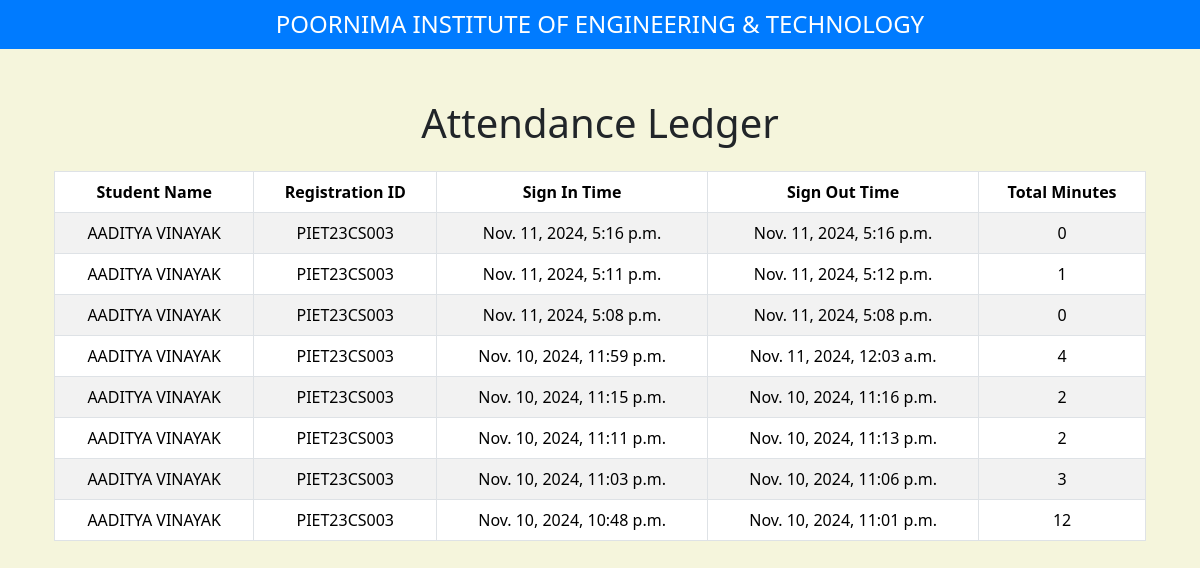
Page /ledger/ on the earlier database version.
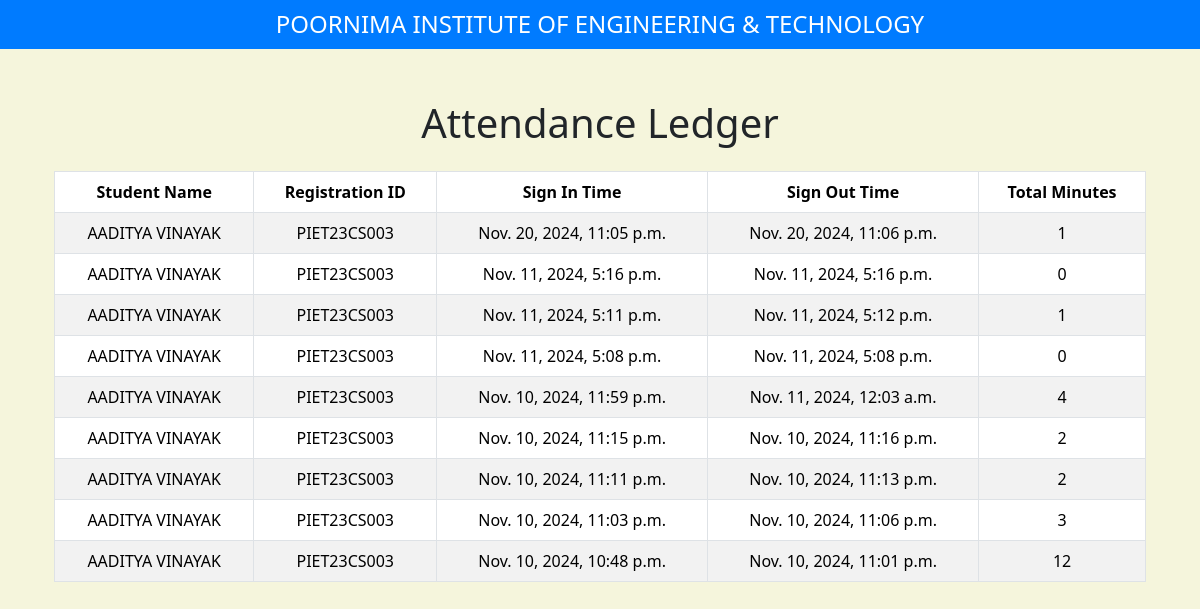
Same page on the later database version.
### main/models.py (models this page shows, shortened)
class AttendanceRecord(models.Model):
    student = models.ForeignKey(Student, on_delete=models.CASCADE)
    sign_in_time = models.DateTimeField(blank=True, null=True)
    sign_out_time = models.DateTimeField(blank=True, null=True)
    minutes_worked = models.IntegerField(blank=True, null=True)

class Student(models.Model):
    full_name = models.CharField(max_length=100)
    registration_id = models.CharField(max_length=100, unique=True)
    email_id = models.EmailField(max_length=100, default="")

### main/views.py (the view)
# urls.py: path("ledger/", ledger, name="ledger"),
def ledger(request):
    records = AttendanceRecord.objects.order_by('-sign_in_time')[:20]
    return render(request, 'main/ledger.html', {'records': records})

### main/templates/main/ledger.html (shortened to what this page needs)
{% extends 'main/main.html' %}
{% block content %}
<div class="container mt-5">
    <h1 class="text-center mb-4">Attendance Ledger</h1>
    <table class="table table-bordered table-striped">
        <thead>
            <tr>
                <th>Student Name</th>
                <th>Registration ID</th>
                <th>Sign In Time</th>
                <th>Sign Out Time</th>
                <th>Total Minutes</th>
            </tr>
        </thead>
        <tbody>
            {% for record in records %}
            <tr>
                <td>{{ record.student.full_name }}</td>
                <td>{{ record.student.registration_id }}</td>
                <td>{{ record.sign_in_time }}</td>
                <td>{{ record.sign_out_time }}</td>
                <td>{{ record.minutes_worked }}</td>
            </tr>
            {% endfor %}
        </tbody>
    </table>
</div>
{% endblock %}

### main/templates/main/main.html (shortened to what this page needs)
<!DOCTYPE html>
<html lang="en">
<head>
    <link href="https://cdn.jsdelivr.net/npm/bootstrap@5.3.3/dist/css/bootstrap.min.css" rel="stylesheet">
    <link href="https://cdn.jsdelivr.net/npm/bootstrap@5.3.3/dist/css/bootstrap.min.css" rel="stylesheet">
</head>
<body>
    <nav>
        <h1>POORNIMA INSTITUTE OF ENGINEERING & TECHNOLOGY</h1>
    </nav>
    <div class="container">
        {% block content %}{% endblock %}
    </div>
</body>
</html>

### main/templates/main/main.html (style rules this page uses)
body { font-family: Arial, sans-serif; margin: 0; padding: 0; background-color: beige !important; }
nav { background-color: #007bff; color: #fff; padding: 10px 20px; text-align: center; }
nav h1 { margin: 0; font-size: 24px; }
.container { max-width: 600px; margin: 50px auto; text-align: center; }

Differences in the rows shown:
added AttendanceRecord: student.full_name "AADITYA VINAYAK", student.registration_id "PIET23CS003", sign_in_time "Nov. 20, 2024, 11:05 p.m.", sign_out_time "Nov. 20, 2024, 11:06 p.m.", minutes_worked "1"
